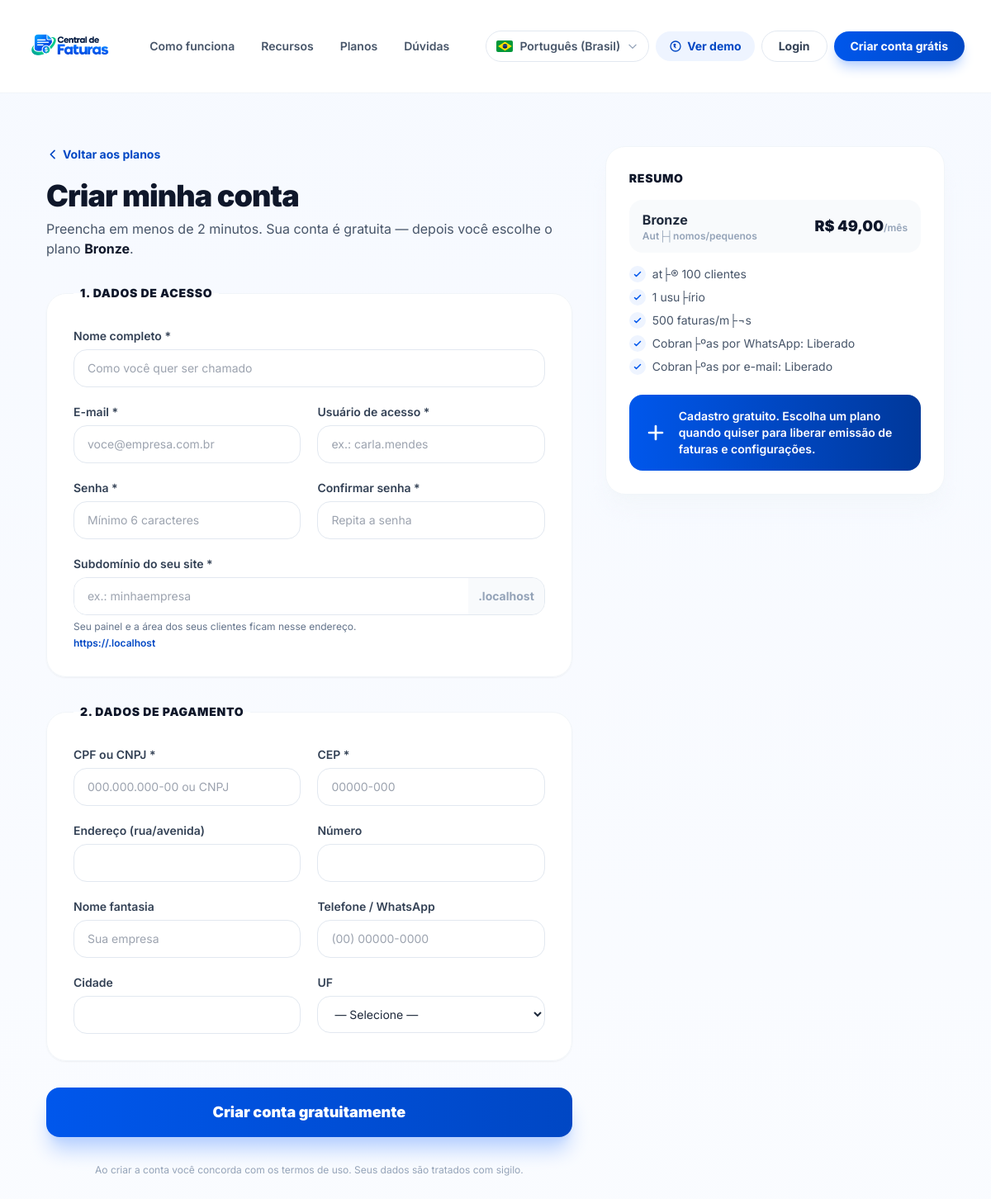
Screenshot of /cadastro.php?plano=1 with the database file from the repository.
### tables this page shows
CREATE TABLE `planos` (
  `id` int(11) NOT NULL AUTO_INCREMENT,
  `nome` varchar(50) NOT NULL,
  `slug` varchar(50) NOT NULL,
  `preco` decimal(10,2) DEFAULT 0.00,
  `descricao` varchar(500) DEFAULT NULL,
  `beneficios` text DEFAULT NULL,
  `max_clientes` int(11) DEFAULT NULL,
  `max_usuarios` int(11) DEFAULT NULL,
  `max_faturas_mensais` int(11) DEFAULT NULL,
  `whatsapp_cobranca` tinyint(1) DEFAULT 1,
  `email_cobranca` tinyint(1) DEFAULT 1,
  `cor` varchar(20) DEFAULT 'secondary',
  `icon` varchar(100) DEFAULT NULL,
  `ativo` tinyint(1) DEFAULT 1,
  `ordem` int(11) DEFAULT 0,
  `criado_em` timestamp NOT NULL DEFAULT current_timestamp(),
  PRIMARY KEY (`id`),
  UNIQUE KEY `slug` (`slug`)
);

### cadastro.php (the view, shortened to what this page needs)
<?php
require_once __DIR__ . '/_site.php';
require_once __DIR__ . '/config/email_helpers.php';
$pdo = getConnection();
$p = ['id' => 0, 'nome' => '', 'preco' => '0', 'descricao' => '', 'beneficios' => ''];
$planoId = (int)($_POST['plano'] ?? $_GET['plano'] ?? 0);
if ($planoId > 0 && $pdo) {
    $stmt = $pdo->prepare("SELECT * FROM planos WHERE id = ? AND ativo = 1 AND slug <> 'demo'");
    $stmt->execute([$planoId]);
    $p = $stmt->fetch() ?: $p;
}
?>
<section class="py-16 min-h-screen bg-gradient-to-b from-brand-50/50 to-white">
    <div class="max-w-6xl mx-auto px-4 sm:px-6 lg:px-8 grid grid-cols-1 lg:grid-cols-5 gap-10">
        <div class="lg:col-span-3">
            <a href="<?= siteAsset('/planos.php') ?>" class="inline-flex items-center gap-1 text-sm font-bold text-brand-700 hover:text-brand-800">
                <svg class="w-4 h-4" fill="none" viewBox="0 0 24 24" stroke="currentColor" stroke-width="2.5"><path stroke-linecap="round" stroke-linejoin="round" d="M15 19l-7-7 7-7"/></svg>
                <?= siteT('cad_voltar') ?>
            </a>
            <h1 class="mt-4 text-3xl sm:text-4xl font-black text-slate-900 tracking-tight"><?= siteT('cad_titulo') ?></h1>
            <p class="mt-2 text-slate-600">
                <?php if ($p['id'] > 0): ?>
                <?= siteT('cad_sub1') ?> <strong class="text-slate-900"><?= htmlspecialchars($p['nome']) ?></strong>.
                <?php else: ?>
                <?= siteT('cad_sub1_livre') ?>
                <?php endif; ?>
            </p>
            <form method="post" class="mt-8 space-y-8">
                <fieldset class="rounded-3xl border border-slate-100 bg-white p-6 sm:p-8 shadow-sm">
                    <legend class="px-2 text-sm font-black text-slate-900 uppercase tracking-wider"><?= siteT('cad_passo1') ?></legend>
                    <div class="grid grid-cols-1 sm:grid-cols-2 gap-5">
                        <div class="sm:col-span-2">
                            <label class="block text-sm font-semibold text-slate-700"><?= siteT('cad_nome') ?></label>
                            <input name="nome" value="<?= htmlspecialchars($d['nome'] ?? '') ?>" required
                                   class="mt-1.5 w-full rounded-2xl border border-slate-200 px-4 py-3 text-sm focus:border-brand-500 focus:ring-2 focus:ring-brand-100 outline-none transition" placeholder="<?= siteT('cad_nome_ph') ?>">
                        </div>
                        <div>
                            <label class="block text-sm font-semibold text-slate-700"><?= siteT('cad_email') ?></label>
                            <input type="email" name="email" value="<?= htmlspecialchars($d['email'] ?? '') ?>" required
                                   class="mt-1.5 w-full rounded-2xl border border-slate-200 px-4 py-3 text-sm focus:border-brand-500 focus:ring-2 focus:ring-brand-100 outline-none transition" placeholder="<?= siteT('cad_email_ph') ?>">
                        </div>
                        <div>
                            <label class="block text-sm font-semibold text-slate-700"><?= siteT('cad_usuario') ?></label>
                            <input name="usuario" value="<?= htmlspecialchars($d['usuario'] ?? '') ?>" required
                                   class="mt-1.5 w-full rounded-2xl border border-slate-200 px-4 py-3 text-sm focus:border-brand-500 focus:ring-2 focus:ring-brand-100 outline-none transition" placeholder="<?= siteT('cad_usuario_ph') ?>">
                        </div>
                        <div>
                            <label class="block text-sm font-semibold text-slate-700"><?= siteT('cad_senha') ?></label>
                            <input type="password" name="senha" required minlength="6"
                                   class="mt-1.5 w-full rounded-2xl border border-slate-200 px-4 py-3 text-sm focus:border-brand-500 focus:ring-2 focus:ring-brand-100 outline-none transition" placeholder="<?= siteT('cad_senha_ph') ?>">
                        </div>
                        <div>
                            <label class="block text-sm font-semibold text-slate-700"><?= siteT('cad_confirma') ?></label>
                            <input type="password" name="confirma_senha" required minlength="6"
                                   class="mt-1.5 w-full rounded-2xl border border-slate-200 px-4 py-3 text-sm focus:border-brand-500 focus:ring-2 focus:ring-brand-100 outline-none transition" placeholder="<?= siteT('cad_confirma_ph') ?>">
                        </div>
                        <div class="sm:col-span-2">
                            <label class="block text-sm font-semibold text-slate-700"><?= siteT('cad_subdominio') ?></label>
                            <div class="mt-1.5 flex items-stretch overflow-hidden rounded-2xl border border-slate-200 focus-within:border-brand-500 focus-within:ring-2 focus-within:ring-brand-100 transition">
                                <input id="campoSubdominio" name="subdominio" value="<?= htmlspecialchars(strtolower(trim($d['subdominio'] ?? ''))) ?>" required
                                       pattern="[a-z0-9][a-z0-9-]{1,28}[a-z0-9]" title="<?= htmlspecialchars(siteT('cad_e_subdominio')) ?>"
                                       oninput="siteAtualizarSubdominio()"
                                       class="w-full px-4 py-3 text-sm outline-none" placeholder="<?= siteT('cad_subdominio_ph') ?>">
                                <span class="flex items-center px-3 text-sm font-bold text-slate-400 bg-slate-50 whitespace-nowrap">.<?= htmlspecialchars(ltrim(preg_replace('/:\d+$/', '', strtolower(trim($_SERVER['HTTP_HOST'] ?? ''))), '.')) ?></span>
                            </div>
                            <p class="mt-1.5 text-xs text-slate-500"><?= siteT('cad_subdominio_hint') ?></p>
                            <p class="mt-1 text-xs font-semibold text-brand-700">https://.<span id="previaHost"><?= htmlspecialchars(ltrim(preg_replace('/:\d+$/', '', strtolower(trim($_SERVER['HTTP_HOST'] ?? ''))), '.')) ?></span></p>
                        </div>
                    </div>
                </fieldset>
                <fieldset class="rounded-3xl border border-slate-100 bg-white p-6 sm:p-8 shadow-sm">
                    <legend class="px-2 text-sm font-black text-slate-900 uppercase tracking-wider"><?= siteT('cad_passo2') ?></legend>
                    <div class="grid grid-cols-1 sm:grid-cols-2 gap-5">
                        <div>
                            <label class="block text-sm font-semibold text-slate-700"><?= siteT('cad_cpfcnpj') ?></label>
                            <input name="cpfcnpj" value="<?= htmlspecialchars($d['documento'] ?? '') ?>" required inputmode="numeric" placeholder="<?= siteT('cad_cpfcnpj_ph') ?>"
                                   class="mt-1.5 w-full rounded-2xl border border-slate-200 px-4 py-3 text-sm focus:border-brand-500 focus:ring-2 focus:ring-brand-100 outline-none transition">
                        </div>
                        <div>
                            <label class="block text-sm font-semibold text-slate-700"><?= siteT('cad_cep') ?></label>
                            <input name="cep" value="<?= htmlspecialchars($d['cep'] ?? '') ?>" required inputmode="numeric" placeholder="<?= siteT('cad_cep_ph') ?>"
                                   class="mt-1.5 w-full rounded-2xl border border-slate-200 px-4 py-3 text-sm focus:border-brand-500 focus:ring-2 focus:ring-brand-100 outline-none transition">
                        </div>
                        <div>
                            <label class="block text-sm font-semibold text-slate-700"><?= siteT('cad_end') ?></label>
                            <input name="logradouro" value="<?= htmlspecialchars($d['logradouro'] ?? '') ?>"
                                   class="mt-1.5 w-full rounded-2xl border border-slate-200 px-4 py-3 text-sm focus:border-brand-500 focus:ring-2 focus:ring-brand-100 outline-none transition">
                        </div>
                        <div>
                            <label class="block text-sm font-semibold text-slate-700"><?= siteT('cad_num') ?></label>
                            <input name="numero" value="<?= htmlspecialchars($d['numero'] ?? '') ?>"
                                   class="mt-1.5 w-full rounded-2xl border border-slate-200 px-4 py-3 text-sm focus:border-brand-500 focus:ring-2 focus:ring-brand-100 outline-none transition">
                        </div>
                        <div>
                            <label class="block text-sm font-semibold text-slate-700"><?= siteT('cad_fantasia') ?></label>
                            <input name="nome_fantasia" value="<?= htmlspecialchars($d['nome_fantasia'] ?? '') ?>"
                                   class="mt-1.5 w-full rounded-2xl border border-slate-200 px-4 py-3 text-sm focus:border-brand-500 focus:ring-2 focus:ring-brand-100 outline-none transition" placeholder="<?= siteT('cad_fantasia_ph') ?>">
                        </div>
                        <div>
                            <label class="block text-sm font-semibold text-slate-700"><?= siteT('cad_tel') ?></label>
                            <input name="telefone" value="<?= htmlspecialchars($d['telefone'] ?? '') ?>" placeholder="<?= siteT('cad_tel_ph') ?>"
                                   class="mt-1.5 w-full rounded-2xl border border-slate-200 px-4 py-3 text-sm focus:border-brand-500 focus:ring-2 focus:ring-brand-100 outline-none transition">
                        </div>
                        <div>
                            <label class="block text-sm font-semibold text-slate-700"><?= siteT('cad_cidade') ?></label>
                            <input name="cidade" value="<?= htmlspecialchars($d['cidade'] ?? '') ?>"
                                   class="mt-1.5 w-full rounded-2xl border border-slate-200 px-4 py-3 text-sm focus:border-brand-500 focus:ring-2 focus:ring-brand-100 outline-none transition">
                        </div>
                        <div>
                            <label class="block text-sm font-semibold text-slate-700"><?= siteT('cad_uf') ?></label>
                            <select name="estado" class="mt-1.5 w-full rounded-2xl border border-slate-200 px-4 py-3 text-sm bg-white focus:border-brand-500 focus:ring-2 focus:ring-brand-100 outline-none transition">
                                <option value=""><?= siteT('cad_uf_sel') ?></option>
                            </select>
                        </div>
                    </div>
                </fieldset>
                <button type="submit" class="w-full rounded-2xl py-4 text-lg font-black text-white bg-gradient-to-r from-brand-600 to-brand-700 hover:from-brand-700 hover:to-brand-800 shadow-xl shadow-brand-200 hover:-translate-y-0.5 transition">
                    <?= siteT('cad_btn') ?>
                </button>
                <p class="text-center text-xs text-slate-400"><?= siteT('cad_termos') ?></p>
            </form>
        </div>
        <aside class="lg:col-span-2">
            <div class="sticky top-24 rounded-3xl border border-slate-100 bg-white p-7 shadow-xl shadow-slate-100/70">
                <h3 class="text-sm font-black uppercase tracking-wider text-slate-900"><?= siteT('cad_resumo') ?></h3>
                <?php if ($p['id'] > 0): ?>
                <div class="mt-4 flex items-center justify-between rounded-2xl bg-slate-50 px-4 py-3">
                    <span class="font-bold text-slate-800"><?= htmlspecialchars($p['nome']) ?> <span class="text-xs font-semibold text-slate-400 block"><?= htmlspecialchars(trim((string)$p['descricao'])) ?></span></span>
                    <span class="text-lg font-black text-slate-900">R$ <?= sitePreco($p['preco']) ?><span class="text-xs text-slate-400 font-semibold"><?= siteT('plan_mes') ?></span></span>
                </div>
                <ul class="mt-4 space-y-2 text-sm text-slate-600">
                    <?php foreach (siteParseBeneficios($p['beneficios']) as $b): if (siteBeneficioStatus($b) !== 'ok') continue; ?>
                    <li class="flex gap-2"><span class="w-5 h-5 rounded-full bg-brand-50 text-brand-600 grid place-items-center shrink-0"><svg class="w-3 h-3" fill="none" viewBox="0 0 24 24" stroke="currentColor" stroke-width="3"><path stroke-linecap="round" stroke-linejoin="round" d="M5 13l4 4L19 7"/></svg></span><?= htmlspecialchars($b) ?></li>
                    <?php endforeach; ?>
                </ul>
                <?php endif; ?>
                <div class="mt-6 rounded-2xl bg-gradient-to-r from-brand-600 to-brand-800 text-white p-4 flex items-center gap-3">
                    <svg class="w-8 h-8 shrink-0" fill="none" viewBox="0 0 24 24" stroke="currentColor" stroke-width="2"><path stroke-linecap="round" stroke-linejoin="round" d="M12 6v6m0 0v6m0-6h6m-6 0H6"/></svg>
                    <p class="text-sm font-semibold"><?= siteT('cad_pix_nota') ?></p>
                </div>
            </div>
        </aside>
    </div>
</section>
</body>
</html>

### rows the page displays
planos: nome "Bronze", descricao "Aut├┤nomos/pequenos", preco "49,00", beneficios "at├® 100 clientes", beneficios "1 usu├írio", beneficios "500 faturas/m├¬s", beneficios "Cobran├ºas por WhatsApp: Liberado", beneficios "Cobran├ºas por e-mail: Liberado"

### other values shown
siteT('nav_como') "Como funciona"
siteT('nav_recursos') "Recursos"
siteT('nav_planos') "Planos"
siteT('nav_duvidas') "Dúvidas"
siteIdiomas()[siteIdiomaAtual()] "Português (Brasil)"
siteT('nav_demo') "Ver demo"
siteT('nav_login') "Login"
siteT('nav_criar') "Criar conta grátis"
siteT('cad_voltar') "Voltar aos planos"
siteT('cad_titulo') "Criar minha conta"
siteT('cad_sub1') "Preencha em menos de 2 minutos. Sua conta é gratuita — depois você escolhe o plano"
siteT('cad_passo1') "1. DADOS DE ACESSO"
siteT('cad_nome') "Nome completo *"
siteT('cad_email') "E-mail *"
siteT('cad_usuario') "Usuário de acesso *"
